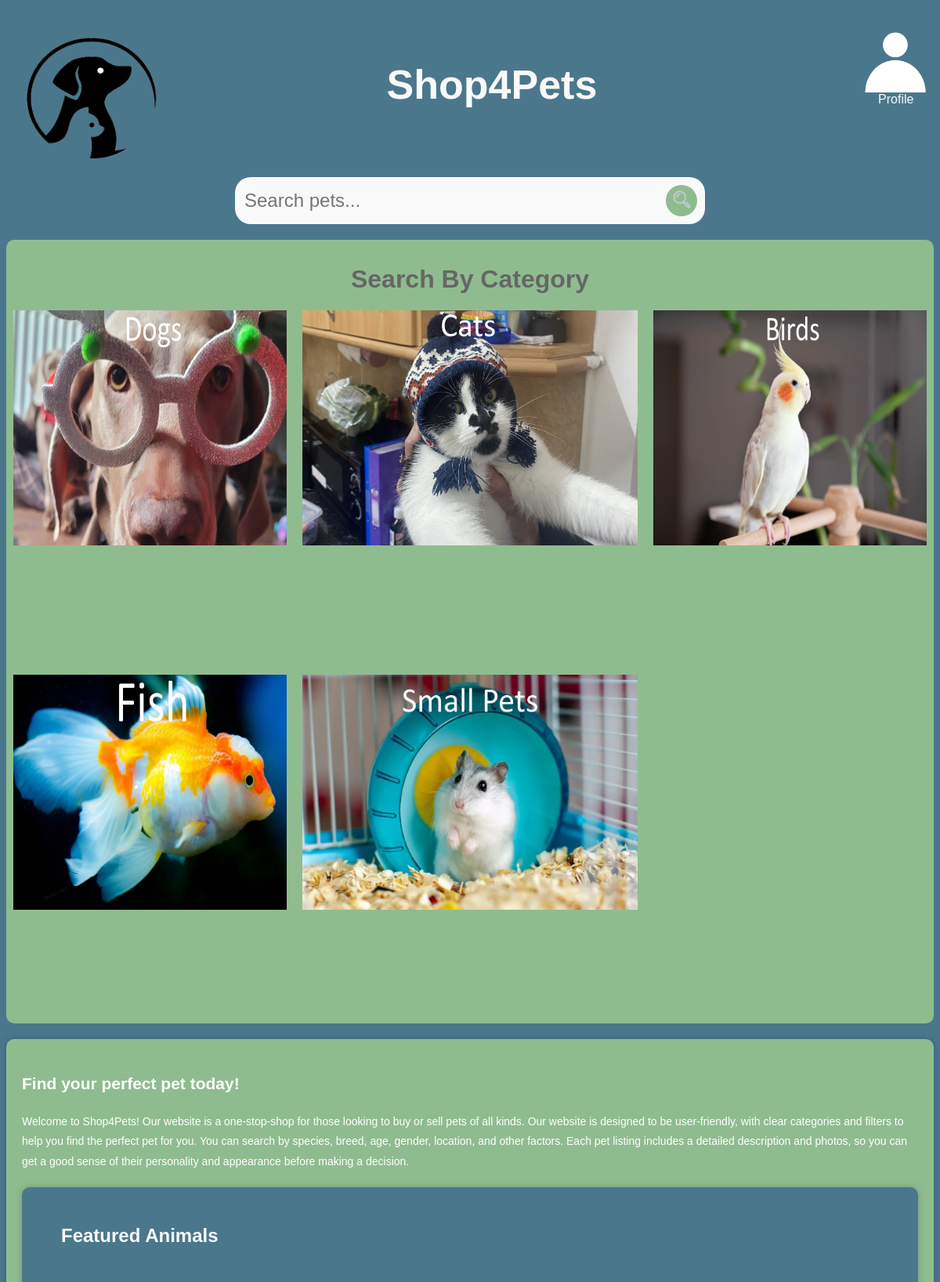
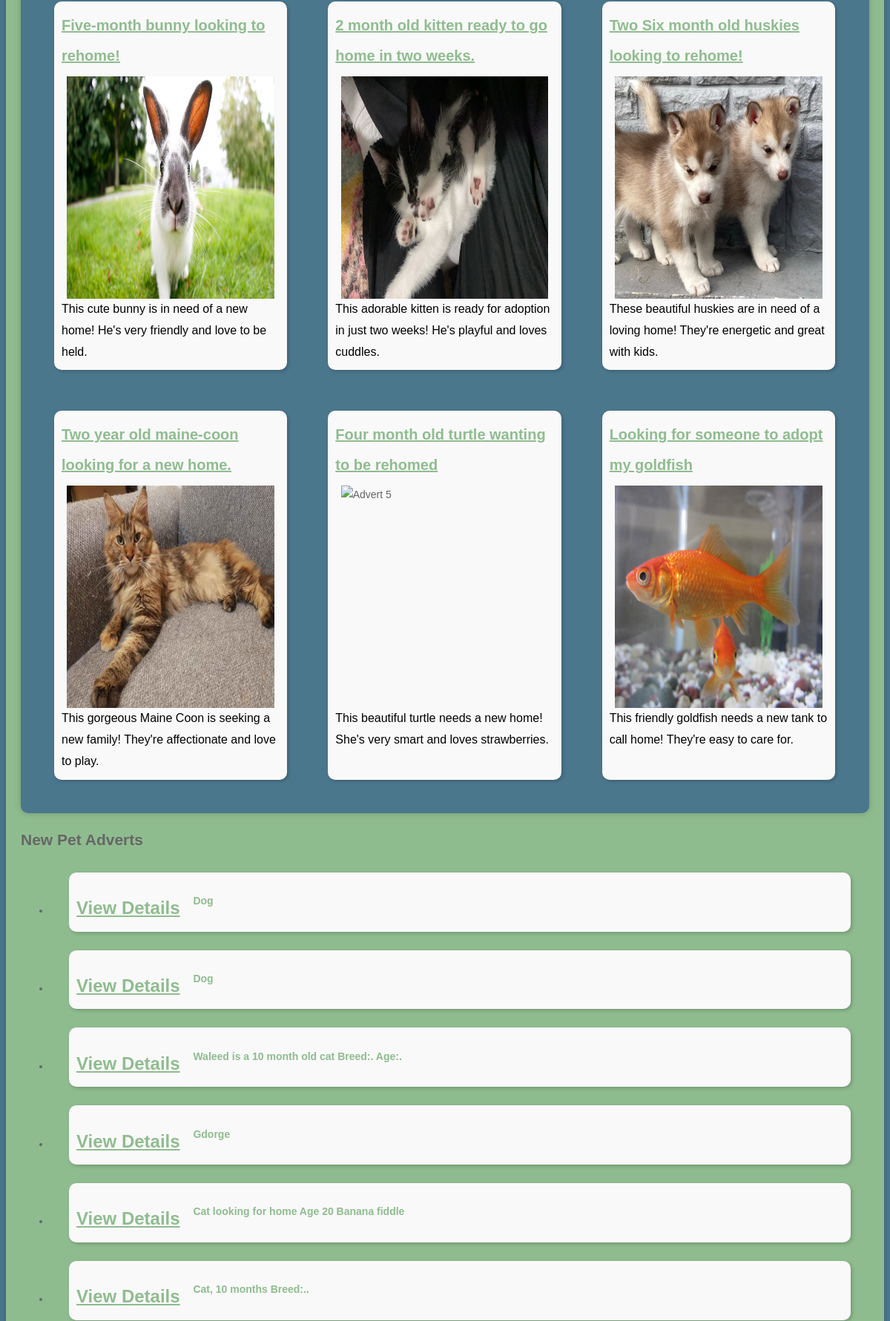
Page / (signed in, upper part) on the committed database (2 pictures, top to bottom).
### pets/models.py (models this page shows, shortened)
class PetAd(models.Model):
    pet_name = models.CharField(max_length=200)
    description = models.TextField()
    image = models.ImageField(upload_to='pet_images/')
    contact_info = models.CharField(max_length=100)
    user = models.ForeignKey(User, on_delete=models.CASCADE)

### pets/views.py (the view)
# urls.py: 2. Add a URL to urlpatterns:  path('', views.home, name='home')
def home(request):
    adverts = PetAd.objects.all()
    context = {'adverts': adverts}
    return render(request, 'pets/home.html', context)

### pets/templatetags/pets_template_tags.py (called while the page is built)
@register.inclusion_tag('pets/categories.html')
def get_category_list():
    categories = Category.objects.all()
    return {'categories': categories}

### templates/pets/home.html (shortened to what this page needs)
{% extends 'pets/base.html' %}
{% load static %}
    {% block body_block %}
        <form action="{% url 'pets:search' %}" method="get" id="searchBar">
            <input type="text" placeholder="Search pets..." name="query">
            <button type="submit"  id="searchBarButton"><img src="{% static 'images/search.png' %}"></button>
        </form>
        <div id = "CategoriesOfAnimals">
            <h1 style = "grid-column: 2; grid-row: 1; font-size: 32px;"> Search By Category </h1>
            <div style = "grid-column: 1; grid-row: 2;">
                <a href="#"><img src="{% static 'images/dogCategory.jpg' %}" alt = "Category of dogs"/></a>
            </div>
            <div style = "grid-column: 2; grid-row: 2";>
                <a href="#"><img src ="{%static 'images/miloCategory.jpg'  %}" alt = "Category of cats"/></a>
            </div>
            <div style = "grid-column: 3; grid-row: 2;">
                <a href="#"><img src ="{% static 'images/birdCategory.jpg' %}" alt = "Category of birds"/></a>
            </div>
            <div style = "grid-column: 1; grid-row: 3;">
                <a href="#"><img src ="{% static 'images/fishCategory.jpg' %}" alt = "Category of fish"/></a>
            </div>
            <div style = "grid-column: 2; grid-row: 3;">
                <a href="#"><img src = "{% static 'images/hamsterCategory.jpg' %}" alt = "Category of small pets"/></a>
            </div>
        </div>
    <main>
        <section id="hero">
            <div class="hero-text">
                <h1>Find your perfect pet today! </h1>
                <p>Welcome to Shop4Pets! Our website is a one-stop-shop for those looking to buy or sell pets of all kinds.
                    Our website is designed to be user-friendly, with clear categories and filters to help you find the perfect pet for you. You can search by species, breed, age, gender, location, and other factors. Each pet listing includes a detailed description and photos, so you can get a good sense of their personality and appearance before making a decision.</p>
            </div>
        </section>
        <section id="featuredAdverts">
            <h2>Featured Animals</h2>
            <div id="featuredAdvertBox">
                <a href="/pets/advert1/">Five-month bunny looking to rehome!</a><br />
                <img src="{% static 'images/bunny.jpg' %}" alt="Advert 1" />
                <p>This cute bunny is in need of a new home! He's very friendly and love to be held.</p>
            </div>
            <div id="featuredAdvertBox">
                <a href="/pets/advert2/">2 month old kitten ready to go home in two weeks.</a><br />
                <img src="{% static 'images/Milo.jpg' %}" alt="Advert 2"  />
                <p>This adorable kitten is ready for adoption in just two weeks! He's playful and loves cuddles.</p>
            </div>
            <div id="featuredAdvertBox">
                <a href="/pets/advert3/">Two Six month old huskies looking to rehome!</a><br>
                <img src="{% static 'images/puppies.jpg' %}" alt="Advert 3" />
                <p>These beautiful huskies are in need of a loving home! They're energetic and great with kids.</p>
            </div>
            <div id="featuredAdvertBox">
                <a href="/pets/advert4/">Two year old maine-coon looking for a new home.</a><br />
                <img src="{% static 'images/MaineCoon.jpg' %}" alt="Advert 4" />
                <p> This gorgeous Maine Coon is seeking a new family! They're affectionate and love to play. </p>
            </div>
            <div id="featuredAdvertBox">
                <a href = "/pets/advert5/">Four month old turtle wanting to be rehomed</a><br />
                <img src = "{% static 'images/turtle.jpg' %}" alt = "Advert 5" />
                <p>This beautiful turtle needs a new home! She's very smart and loves strawberries. </p>
            </div>
            <div id="featuredAdvertBox">
                <a href = "/pets/advert6/">Looking for someone to adopt my goldfish</a><br />
                <img src = "{% static 'images/fish.jpg' %}" alt = "Advert 6" />
                <p>This friendly goldfish needs a new tank to call home! They're easy to care for. </p>
            </div>
        </section>
		<section id="petAdverts">
    <h2>New Pet Adverts</h2>
    <ul>
        {% for advert in adverts %}
        <li>
        <div id = "AdvertDetail">
            <a href="{% url 'pets:advert_detail' advert.id %}">View Details</a>
            <p>{{ advert.description }}</p>
            </div>
        </li>
        {% empty %}
        <li>
            <p>No pet adverts available at the moment.</p>
        </li>
        {% endfor %}
    </ul>
</section>
    </div>
{% endblock %}

### static/css/base.css (style rules this page uses)
:root { --primary-color: #8FBC8F; --secondary-color: #4B778D; --accent-color: #8FBC8F; --light-color: #F9F9F9; }
body { color: #666666; background-color: var(--secondary-color); font-size: 14px; font-family: 'Josefin Sans', sans-serif;; line-height: 1.80857; font-weight: normal; overflow-x: hidden; }
* { box-sizing: border-box !important; transition: ease all 0.5s; }
html { scroll-behavior: smooth; }
main { background-color: var(--primary-color); padding: 20px; box-shadow: 0 0 10px rgba(0,0,0,0.2); border-radius: 10px; }
a { color: var(--primary-color); }
#searchBar { width: 100%; max-width: 600px; background: var(--light-color); display: flex; align-items: center; border-radius: 20px; margin: -10px auto 20px auto; padding: 10px; grid-row: 2 / span 1; grid-column: 2 / span 2; }
#searchBar input { background: transparent; flex: 1; border: 0; outline: none; font-size: 24px; }
#searchBarButton { background-color: var(--primary-color); height: 40px; width: 40px; border-radius:50%; border-color: transparent; }
#searchBarButton img { height: 25px; width: 25px; }
#hero { color: white; }
#CategoriesOfAnimals { background-color: var(--primary-color); height: 1000px; display:grid; text-align: center; grid-template-rows: 7% 46.5% 46.5%; font-size: 24px; margin-bottom: 20px; border-radius: 10px; }
#CategoriesOfAnimals img { aspect-ratio:initial; max-width: 95%; height: 300px; display: block; margin: 20px auto 10px auto; }
#CategoriesOfAnimals a { color: var(--light-color); }
#featuredAdverts { background-color: var(--secondary-color); max-height: 1800px; display: grid; grid-template-columns: 33% 33% 33%; grid-gap: 5px; margin: 20px 0 0 20px; margin-left: auto; margin-right: auto; padding: 20px; border-radius: 10px; box-shadow: 0 0 10px rgba(0,0,0,0.2); }
#featuredAdvertBox { list-style-type: none; background-color: var(--light-color); margin:25px; padding: 10px; border-radius: 10px; box-shadow: 2px 2px 5px rgba(0, 0, 0, 0.2); }
#featuredAdvertBox a { vertical-align: text-top; font-size: 20px; font-weight: bold; margin: 0 0 10px; }
#featuredAdvertBox img { aspect-ratio:initial; max-width: 95%; height: 300px; display: block; margin: 10px 0px 0px 10px; margin-left: auto; margin-right: auto; }
#featuredAdverts h2 { font-size: 24px; font-weight: bold; margin-left: 30px; margin-bottom: 10px; color: var(--light-color); grid-column: 1/span 3; }
#featuredAdvertBox p { color: black; font-size: 16px; margin: 0; }
#AdvertDetail { background-color: var(--light-color); color: var(--primary-color); font-weight: bold; margin:25px; padding: 10px; border-radius: 10px; box-shadow: 2px 2px 5px rgba(0, 0, 0, 0.2); }
#AdvertDetail a { font-size: 24px; margin: 0 0 10px; }
#AdvertDetail p { display: inline; vertical-align: top; padding: 10px; }

### rows in the picture
PetAd: description "Dog"
PetAd: description "Dog"
PetAd: description "Waleed is a 10 month old cat Breed:. Age:."
PetAd: description "Gdorge"
PetAd: description "Cat looking for home Age 20 Banana fiddle"
PetAd: description "Cat, 10 months Breed:.."
